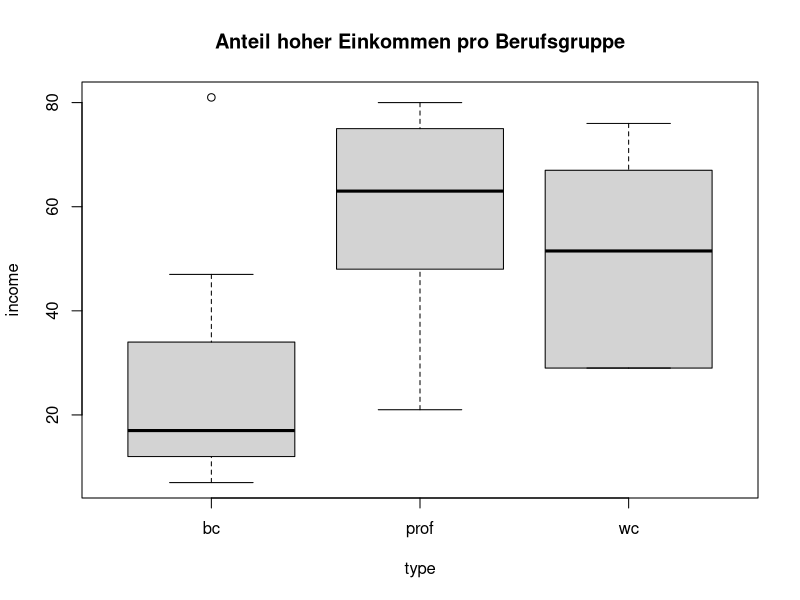

Write R code to recreate this figure. (Note: this script raises an error after producing the figure.)
## ---- chunk 1
knitr::opts_chunk$set(echo = TRUE)
## ---- chunk 2
1+1

# Hier ein Kommentar!

## ---- chunk 3
install.packages("car")
library(car)
## ---- chunk 4
data(Duncan, package = "car") #laden der Daten
df <- Duncan #Speichert original Daten in einem dataFrame
head(df) # Gibt die ersten Zeilen des dataFrame aus
## ---- chunk 5
boxplot(income ~ type, data = Duncan, main = "Anteil hoher Einkommen pro Berufsgruppe")
        



## ---- chunk 6
aggregate(education ~ type, FUN=mean, data=Duncan)

## ---- chunk 7
# Korrelationsmatrix der Variablen income, education, prestige
with(Duncan, cor(cbind(income, education, prestige)))
## ---- chunk 8
2+2*(
  4+5
)
## ---- chunk 9
getOption("width")
history() #Zeigt alle Befehle an
ls() # Zeigt aktive Enviroment an
## ---- chunk 10
?Syntax
?Arithmetic
## ---- chunk 11
12^2 + 1.5*10

sin(pi/2) + sqrt(abs(-4))

round(pi, 3)
